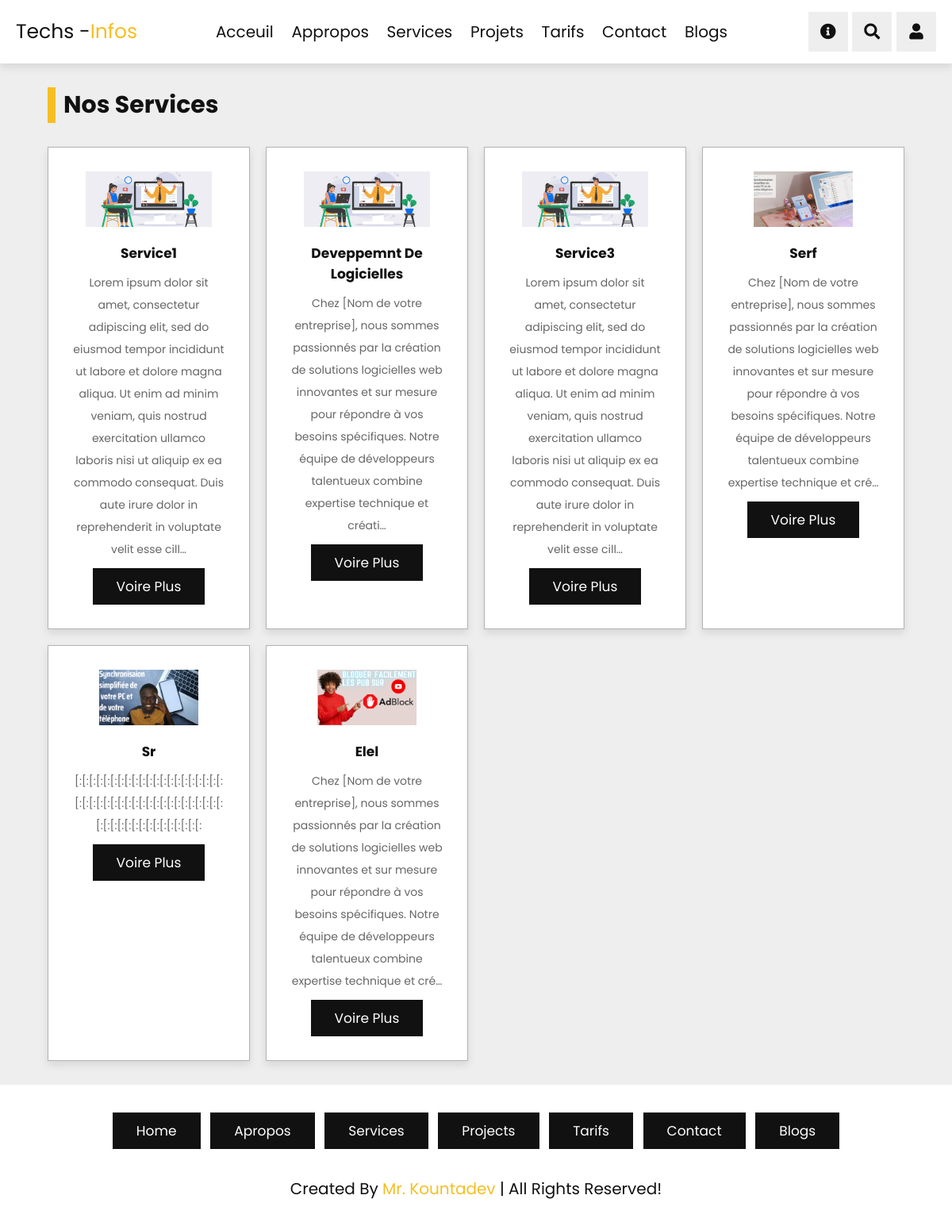
/services, run on the app's committed database.
### tech/models.py (models this page shows)
class Services(models.Model):
    title = models.CharField(max_length=5000)
    description = RichTextField()
    image = models.ImageField()
    date = models.DateField(auto_now_add=True)

### tech/views.py (the view)
# urls.py: path("services", views.service, name="services"),
def service(request):
    myservice = Services.objects.all()
    context = {
        "myservice": myservice
    }
    return render(request, "solution/services.html", context)

### tech/templates/solution/services.html (shortened to what this page needs)
{% extends 'base.html' %} {% load static %} {% block content %}
<section class="services" id="services">
   <h1 class="heading"> Nos services </h1>
   <div class="box-container">
      {% for services in myservice %}
      <div class="box">
         <img src="{{services.image.url}}" alt="">
         <h3>{{services.title}}</h3>
         <p>{{services.description|truncatechars:300|safe}}</p>
         <a href="#services" class="btn">voire plus</a>
      </div>
      {% endfor %}
   </div>
</section>
{% endblock content %}

### tech/static/css/style.css (style rules this page uses)
:root { --yellow: #f5bf23; --black: #111; --white: #fff; --light-color: #666; --light-bg: #eee; --box-shadow: 0 .5rem 1rem rgba(0, 0, 0, .1); --border: .1rem solid rgba(0, 0, 0, .3); }
* { font-family: 'Poppins', sans-serif; margin: 0; padding: 0; -webkit-box-sizing: border-box; box-sizing: border-box; outline: none; border: none; text-decoration: none; }
html { font-size: 62.5%; overflow-x: hidden; scroll-behavior: smooth; scroll-padding-top: 7rem; }
section { padding: 5rem 10%; }
.heading { margin-bottom: 3rem; font-size: 3rem; color: var(--black); text-transform: capitalize; padding-left: 1rem; border-left: 1rem solid var(--yellow); }
.btn { display: inline-block; margin-top: 1rem; padding: 1rem 3rem; background: var(--black); color: var(--white); cursor: pointer; font-size: 1.7rem; text-transform: capitalize; -webkit-transition: .2s linear; transition: .2s linear; }
.services { background: var(--light-bg); }
.services .box-container { display: -ms-grid; display: grid; -ms-grid-columns: (minmax(25rem, 1fr))[auto-fit]; grid-template-columns: repeat(auto-fit, minmax(25rem, 1fr)); gap: 2rem; }
.services .box-container .box { text-align: center; padding: 3rem; background: var(--white); -webkit-box-shadow: var(--box-shadow); box-shadow: var(--box-shadow); border: var(--border); }
.services .box-container .box img { height: 7rem; margin-bottom: .5rem; -webkit-transition: .2s linear; transition: .2s linear; }
.services .box-container .box h3 { font-size: 1.7rem; color: var(--black); text-transform: capitalize; padding: 1rem 0; }
.services .box-container .box p { font-size: 1.4rem; color: var(--light-color); line-height: 2; }
@media (max-width: 1200px) { section { padding: 3rem 5%; } }

### data on the page
Services: image (picture), title "Service1", description "Lorem ipsum dolor sit amet, consectetur adipiscing elit, sed do eiusmod tempor incididunt ut labore et dolore magna aliqua. Ut enim ad minim veniam, quis nostrud exercitation ullamco laboris nisi ut aliquip ex ea commodo consequat. Duis aute irure dolor in reprehenderit in voluptate velit esse cill…"
Services: image (picture), title "Deveppemnt De Logicielles", description "Chez [Nom de votre entreprise], nous sommes passionnés par la création de solutions logicielles web innovantes et sur mesure pour répondre à vos besoins spécifiques. Notre équipe de développeurs talentueux combine expertise technique et créati…"
Services: image (picture), title "Service3", description "Lorem ipsum dolor sit amet, consectetur adipiscing elit, sed do eiusmod tempor incididunt ut labore et dolore magna aliqua. Ut enim ad minim veniam, quis nostrud exercitation ullamco laboris nisi ut aliquip ex ea commodo consequat. Duis aute irure dolor in reprehenderit in voluptate velit esse cill…"
Services: image (picture), title "Serf", description "Chez [Nom de votre entreprise], nous sommes passionnés par la création de solutions logicielles web innovantes et sur mesure pour répondre à vos besoins spécifiques. Notre équipe de développeurs talentueux combine expertise technique et cré…"
Services: image (picture), title "Sr", description "[:[:[:[:[:[:[:[:[:[:[:[:[:[:[:[:[:[:[:[:[:[:[:[:[:[:[:[:[:[:[:[:[:[:[:[:[:[:[:[:[:[:[:[:[:[:[:[:[:[:[:[:[:[:[:[:[:"
Services: image (picture), title "Elel", description "Chez [Nom de votre entreprise], nous sommes passionnés par la création de solutions logicielles web innovantes et sur mesure pour répondre à vos besoins spécifiques. Notre équipe de développeurs talentueux combine expertise technique et cré…"
